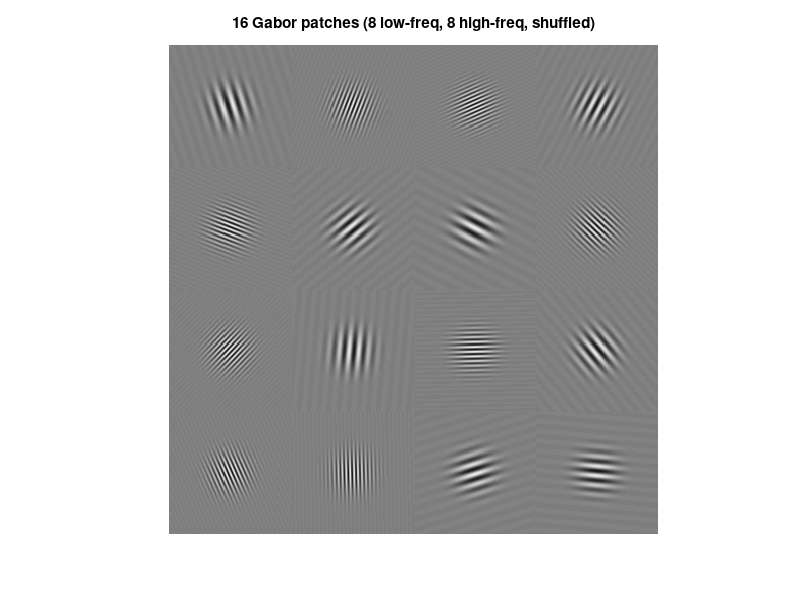

This chart was generated by the following MATLAB code:
% generate_gabor_grid.m
%
% A 4x4 grid of 16 Gabor patches for a frequency-domain filtering lab:
% 8 patches carry a LOW spatial frequency, 8 carry a HIGH spatial
% frequency, with a deliberate GAP between the two bands and grid
% position shuffled randomly. A single well-chosen Gaussian/Butterworth
% low-pass or high-pass cutoff placed in that gap should then cleanly
% "zap" one whole group while leaving the other clearly visible.
%
% Why the gap matters: a small, spatially-localized patch is not a
% single point in frequency space -- it is a small Gaussian BLOB
% centred on its carrier frequency, with spread ~ 1/(2*pi*sigma) (the
% same time-frequency uncertainty tradeoff as Lecture 7's "uncertainty
% principle" slide). If the two bands were placed right up against the
% cutoff with no gap, patches near the boundary would only be
% partially attenuated instead of cleanly kept-or-zapped.

clear; close all; rng(1);   % fixed seed -> reproducible lab handout

%% Parameters
% spaceScale grows the tile (and canvas) while sigma stays fixed in
% pixels, so each patch keeps its current size but sits in a bigger
% cell -- i.e. more empty gutter between neighbouring patches. The
% frequency ranges are scaled by the same factor so cyc/pixel (how
% fine the stripes actually look) is unchanged -- only the gutter grows.
spaceScale = 1.5;

tileSize   = round(80*spaceScale);   % pixels per patch cell
gridN      = 4;                % 4x4 grid
N          = tileSize*gridN;   % full image size
sigma      = 14;               % Gaussian envelope std (pixels) -- fixed,
                                % so patches themselves do not grow
amplitude  = 0.42;              % contrast of the sinusoid around mid-grey
background = 0.5;

% Both bands are pushed well away from DC: at sigma=14px each patch's
% spectral blob has radius ~9-11 cyc/image, so 8 orientations packed
% into a ring near DC (as when the low band sat at 4-9 cyc/image)
% overlap into one indistinguishable, interference-fringed blob. Out
% here the ring circumference is large enough that all 8 blobs in a
% band stay visually separated.
lowFreqRange  = [28 40]  * spaceScale;   % cyc/image
highFreqRange = [65 90]  * spaceScale;   % cyc/image -- gap keeps every
                                % patch's spectral blob well clear of a
                                % cutoff placed in the middle of it

%% Assign each of the 16 grid cells to a group, then shuffle positions
nPatches = gridN*gridN;
nPerBand = nPatches/2;
isLow = [true(1, nPerBand), false(1, nPerBand)];
isLow = isLow(randperm(nPatches));

% A real-valued grating at orientation theta produces TWO mirrored
% blobs in the spectrum, at theta and theta+180deg. Evenly spacing each
% band's nPerBand orientations across 0..180deg (with a random phase
% offset, then a random per-patch assignment) therefore places all
% 2*nPerBand blobs of that band evenly around the full circle, instead
% of risking two random orientations landing close together and their
% blobs merging.
lowOrients  = mod(rand()*pi/nPerBand + (0:nPerBand-1)*(pi/nPerBand), pi);
highOrients = mod(rand()*pi/nPerBand + (0:nPerBand-1)*(pi/nPerBand), pi);
lowOrients  = lowOrients(randperm(nPerBand));
highOrients = highOrients(randperm(nPerBand));

freqs   = zeros(1, nPatches);
orients = zeros(1, nPatches);
phases  = 2*pi*rand(1, nPatches);

iLow = 0; iHigh = 0;
for k = 1:nPatches
    if isLow(k)
        iLow = iLow + 1;
        freqs(k)   = lowFreqRange(1) + diff(lowFreqRange)*rand();
        orients(k) = lowOrients(iLow);
    else
        iHigh = iHigh + 1;
        freqs(k)   = highFreqRange(1) + diff(highFreqRange)*rand();
        orients(k) = highOrients(iHigh);
    end
end

%% Render
img = background * ones(N, N);
[xx, yy] = meshgrid(1:tileSize, 1:tileSize);
cx = tileSize/2; cy = tileSize/2;

k = 0;
for row = 1:gridN
    for col = 1:gridN
        k = k + 1;
        xr = (xx-cx)*cos(orients(k)) + (yy-cy)*sin(orients(k));
        envelope = exp(-((xx-cx).^2 + (yy-cy).^2) / (2*sigma^2));
        carrier  = cos(2*pi*(freqs(k)/N)*xr + phases(k));
        patch = amplitude * envelope .* carrier;

        rowIdx = (row-1)*tileSize + (1:tileSize);
        colIdx = (col-1)*tileSize + (1:tileSize);
        img(rowIdx, colIdx) = img(rowIdx, colIdx) + patch;
    end
end

img = min(max(img, 0), 1);

%% Save the lab image
imwrite(img, 'gabor_grid_16.png');

% Ground truth (which grid cells are low/high) for YOUR reference when
% checking student results -- not meant to be handed out.
gridIsLow = reshape(isLow, gridN, gridN)';
save('gabor_grid_16_truth.mat', 'gridIsLow', 'freqs', 'orients', 'phases', ...
     'lowFreqRange', 'highFreqRange', 'tileSize', 'gridN', 'sigma', 'background');

%% Preview
figure('Color', 'w');
imshow(img);
title('16 Gabor patches (8 low-freq, 8 high-freq, shuffled)');
exportgraphics(gcf, 'gabor_grid_16_preview.png', 'Resolution', 300);

fprintf('Saved gabor_grid_16.png (%dx%d) and gabor_grid_16_truth.mat\n', N, N);
